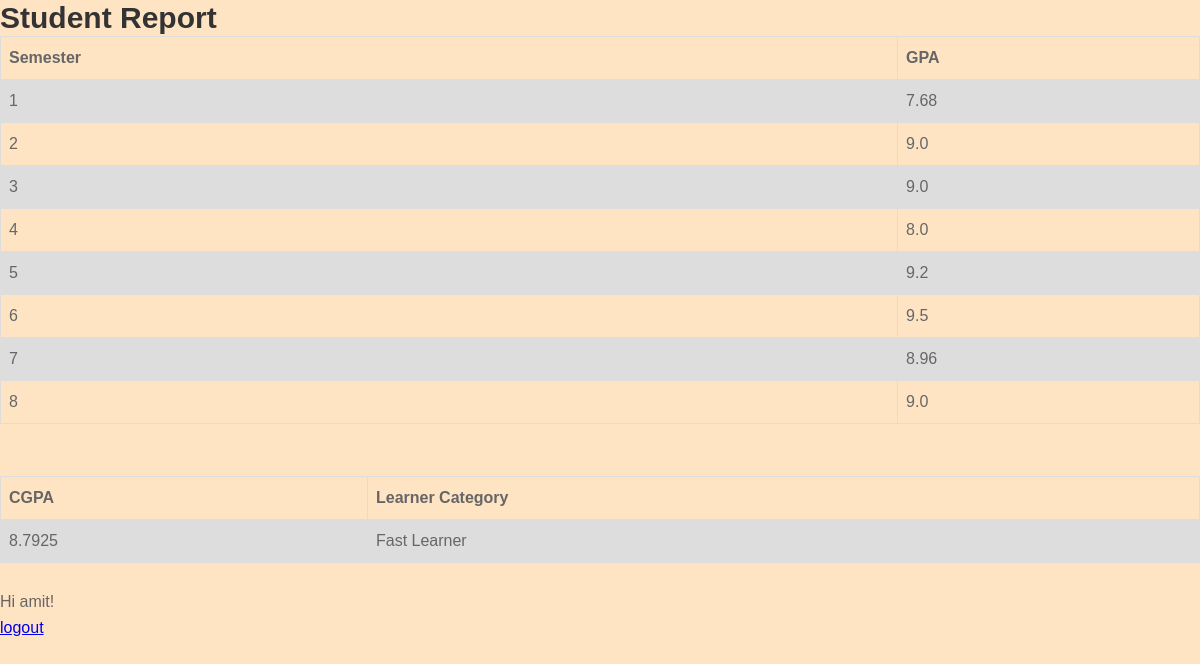
Screenshot of / (signed in) with the database file from the repository.
### hello/models.py (models this page shows)
class Score(models.Model):
	student = models.ForeignKey(User, on_delete=models.CASCADE)
	score = models.FloatField()
	semester = models.IntegerField()

### hello/views.py (the view)
# urls.py: url(r'^$', views.HomePageView.as_view(), name = 'home'),
class HomePageView(TemplateView):
	def get(self, request, **kwargs):
		scores = Score.objects.filter(student__username=request.user.username).order_by('semester')
		cgpa = 0.0
		if(len(scores)):
			cgpa = calculate_cgpa(scores)
		category = "Slow Learner"
		if(cgpa >= 8.5):
			category = "Fast Learner"
		elif(cgpa < 8.5 and cgpa > 5.0):
			category = "Average Learner"
		return render(request, 'home_page.html', {'scores' : scores, 'cgpa' : cgpa, 'category' : category})

### hello/views.py (called while the page is built)
def calculate_cgpa(scores):
	total = 0.0
	for score in scores:
		total += score.score
	return total / len(scores)

### templates/home_page.html (shortened to what this page needs)
{% extends 'base.html' %}
{% block content %}
{% if user.is_authenticated %}
{% load static %}
<!DOCTYPE html>
<html>
<head>
</head>
<body>
<h2>Student Report</h2>
<table>
  <col width="150">
  <col width="50">
  <tr>
      <th>Semester</th>
      <th>GPA</th>
  </tr>
  {% for score in scores %}
    <tr>
      <td>{{ score.semester }}</td>
      <td>{{ score.score }}</td>
    </tr>
  {% endfor %}
</table>
<br>
<br>
<table>
  <tr>
      <th>CGPA </th>
      <th>Learner Category</th>
  </tr>
  <tr>
    <td>{{ cgpa }}</td>
    <td>{{ category }} </td>
  </tr>
</table>
<br>
Hi {{ user.username }}!
  <p><a href="{% url 'logout' %}">logout</a></p>
{% else %}
  <p>You are not logged in</p>
  <a href="{% url 'login' %}">login</a>
{% endif %}
</body>
</html>
{% endblock %}

### templates/base.html (shortened to what this page needs)
<!DOCTYPE html>
<html>
<head>
	<link href="theme.css" rel="stylesheet" media="all">
</head>
<body bgcolor="bisque">
  <main>
    {% block content %}
    {% endblock %}
  </main>
</body>
</html>

### templates/home_page.html (style rules this page uses)
table { font-family: arial, sans-serif; border-collapse: collapse; width: 100%; }
td, th { border: 1px solid #dddddd; text-align: left; padding: 8px; }
tr:nth-child(even) { background-color: #dddddd; }

### rows the page displays
Score: semester "1", score "7.68"
Score: semester "2", score "9.0"
Score: semester "3", score "9.0"
Score: semester "4", score "8.0"
Score: semester "5", score "9.2"
Score: semester "6", score "9.5"
Score: semester "7", score "8.96"
Score: semester "8", score "9.0"

### other values shown
{{ cgpa }} "8.7925"
{{ category }} "Fast Learner"
{{ user.username }} "amit"
